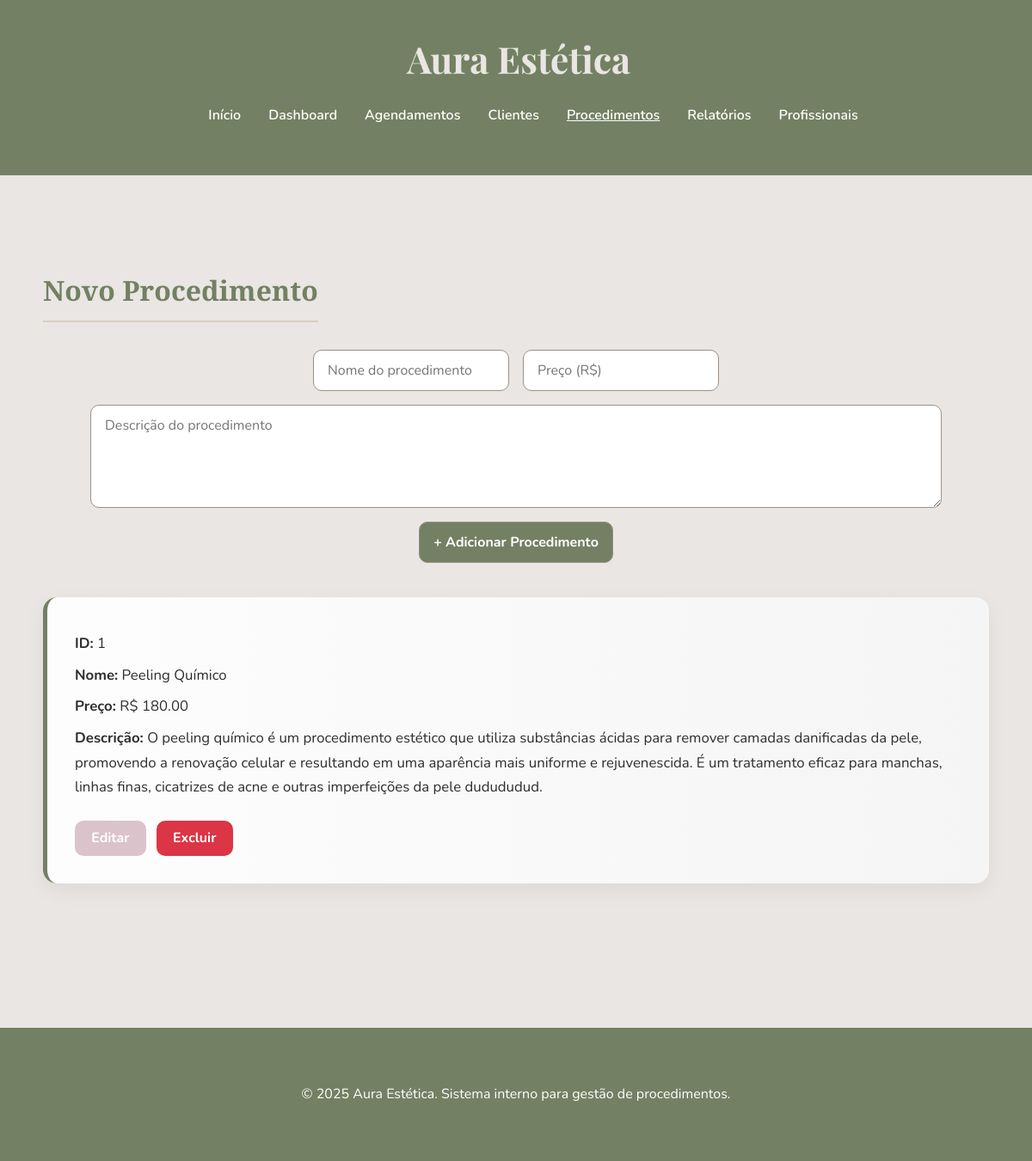
The app's page /procedimentos with its own data.
### app.py (models this page shows)
class Procedimento(db.Model):
    id = db.Column(db.Integer, primary_key=True)
    nome = db.Column(db.String(100), nullable=False)
    preco = db.Column(db.Float, nullable=False)
    descricao = db.Column(db.Text, nullable=True)

### app.py (the view, shortened to what this page needs)
@app.route('/procedimentos', methods=['GET', 'POST'])
def procedimentos():
    procedimento_edit = None
    return render_template('procedimentos.html', procedimentos=Procedimento.query.all(), procedimento_edit=procedimento_edit)

### templates/procedimentos.html (shortened to what this page needs)
<!DOCTYPE html>
<html lang="pt-br">
<head>
  <link rel="stylesheet" href="{{ url_for('static', filename='estilo/style.css') }}" />
</head>
<body>
  <header class="header">
    <div class="container header-flex">
      <div class="logo-container">
        <img src="{{ url_for('static', filename='img/logoAura.png') }}" alt="Logo Aura Estética" class="logo-img" />
      </div>
      <nav class="nav">
        <ul>
          <li><a href="{{ url_for('inicio') }}">Início</a></li>
          <li><a href="{{ url_for('dashboard') }}">Dashboard</a></li>
          <li><a href="{{ url_for('agendamentos') }}">Agendamentos</a></li>
          <li><a href="{{ url_for('clientes') }}">Clientes</a></li>
          <li><a href="{{ url_for('procedimentos') }}" class="active">Procedimentos</a></li>
          <li><a href="{{ url_for('relatorios') }}">Relatórios</a></li>
          <li><a href="{{ url_for('profissionais') }}">Profissionais</a></li>
        </ul>
      </nav>
    </div>
  </header>
  <section class="section">
    <div class="container">
      <h2>{% if procedimento_edit %}Editar Procedimento{% else %}Novo Procedimento{% endif %}</h2>
      <form method="POST" action="{{ url_for('procedimentos') }}" class="filter-form">
        <input
          type="text"
          name="nome"
          placeholder="Nome do procedimento"
          required
          value="{{ procedimento_edit.nome if procedimento_edit else '' }}"
        />
        <input
          type="number"
          step="0.01"
          name="preco"
          placeholder="Preço (R$)"
          required
          value="{{ procedimento_edit.preco if procedimento_edit else '' }}"
        />
        <textarea
          name="descricao"
          placeholder="Descrição do procedimento"
          rows="4"
          style="resize: vertical;"
        >{{ procedimento_edit.descricao if procedimento_edit else '' }}</textarea>
        <button type="submit" class="btn-adicionar">
          {% if procedimento_edit %}Salvar Alterações{% else %}+ Adicionar Procedimento{% endif %}
        </button>
      </form>
      <div class="agendamentos-lista" style="margin-top: 2rem;">
        {% for p in procedimentos %}
        <div class="agendamento">
          <p><strong>ID:</strong> {{ p.id }}</p>
          <p><strong>Nome:</strong> {{ p.nome }}</p>
          <p><strong>Preço:</strong> R$ {{ "%.2f"|format(p.preco) }}</p>
          <p><strong>Descrição:</strong> {{ p.descricao if p.descricao else 'Nenhuma descrição' }}</p>
          <form method="GET" action="{{ url_for('editar_procedimento', id=p.id) }}" style="display:inline-block;">
            <button type="submit" class="btn-editar">Editar</button>
          </form>
          <form method="POST" action="{{ url_for('excluir_procedimento', id=p.id) }}" style="display:inline-block;" onsubmit="return confirm('Tem certeza que deseja excluir este procedimento?');">
            <button type="submit" class="btn-excluir">Excluir</button>
          </form>
        </div>
        {% else %}
          <p>Nenhum procedimento cadastrado ainda.</p>
        {% endfor %}
      </div>
    </div>
  </section>
  <footer class="footer">
    <div class="container">
      <p>&copy; 2025 Aura Estética. Sistema interno para gestão de procedimentos.</p>
    </div>
  </footer>
</body>
</html>

### static/estilo/style.css (style rules this page uses)
:root { --verde-oliva: #738063; --rosa-claro: #DBC3CB; --rosado: #DCC3D4; --areia: #D6CEC0; --fundo-claro: #EAE6E3; --cinza-neutro: #989187; --texto-escuro: #2e2e2e; --branco: #ffffff; --sombra: rgba(0, 0, 0, 0.05); }
html, body { margin: 0; padding: 0; height: 100%; }
body { font-family: 'Nunito', sans-serif; background-color: var(--fundo-claro); color: var(--texto-escuro); line-height: 1.7; min-height: 100vh; display: flex; flex-direction: column; }
h1, h2, h3 { font-family: 'Playfair Display', serif; color: var(--verde-oliva); }
.container { max-width: 1100px; margin: auto; padding: 1rem; }
.header { background-color: var(--verde-oliva); color: var(--branco); padding: 2rem 0 1.5rem 0; text-align: center; }
.nav ul { list-style: none; display: flex; flex-wrap: wrap; justify-content: center; gap: 2rem; margin-top: 1rem; color: #D6CEC0; }
.nav a { text-decoration: none; color: var(--branco); font-weight: 600; transition: 0.3s; }
.nav a:hover, .nav .active { text-decoration: underline; }
.section { padding: 4rem 1rem; background-color: var(--fundo-claro); }
h2 { margin-bottom: 2rem; font-size: 2rem; text-align: center; border-bottom: 2px solid var(--areia); padding-bottom: 0.5rem; display: inline-block; }
.filter-form { display: flex; flex-wrap: wrap; gap: 1rem; margin-bottom: 2.5rem; justify-content: center; }
.filter-form input, .filter-form select, .filter-form button { padding: 0.75rem 1rem; border-radius: 10px; border: 1px solid var(--cinza-neutro); font-size: 1rem; font-family: 'Nunito', sans-serif; }
.filter-form textarea, .form-textarea { width: 90%; min-height: 120px; padding: 0.75rem 1rem; border-radius: 10px; border: 1px solid var(--cinza-neutro); font-size: 1rem; font-family: 'Nunito', sans-serif; resize: vertical; box-sizing: border-box; }
.filter-form button { background-color: var(--verde-oliva); color: var(--branco); font-weight: bold; cursor: pointer; transition: 0.3s; }
.agendamentos-lista { display: flex; flex-direction: column; gap: 1.5rem; }
.agendamento { background: linear-gradient(to right, #fdfdfd, #f5f5f5); border-left: 5px solid var(--verde-oliva); padding: 2rem; margin-bottom: 1.5rem; border-radius: 16px; box-shadow: 0 8px 24px rgba(0, 0, 0, 0.06); transition: transform 0.3s ease; }
.agendamento p { font-size: 1.05rem; margin: 0.5rem 0; }
.agendamento button { margin-top: 1rem; }
.btn-confirmar, .btn-adicionar, .btn-exportar { background-color: var(--rosa-claro); color: var(--branco); border: none; padding: 0.8rem 1.5rem; border-radius: 12px; cursor: pointer; font-weight: bold; transition: 0.3s; font-family: 'Nunito', sans-serif; }
.btn-editar { background-color: var(--rosa-claro); color: var(--branco); border: none; padding: 0.6rem 1.2rem; border-radius: 10px; font-weight: 700; cursor: pointer; transition: background-color 0.3s ease; font-family: 'Nunito', sans-serif; font-size: 1rem; text-decoration: none; display: inline-block; margin-right: 0.5rem; }
.btn-excluir { background-color: #dc3545; color: var(--branco); border: none; padding: 0.6rem 1.2rem; border-radius: 10px; font-weight: 700; cursor: pointer; transition: background-color 0.3s ease; font-family: 'Nunito', sans-serif; font-size: 1rem; display: inline-block; }
.footer { background-color: var(--verde-oliva); color: var(--branco); text-align: center; padding: 2rem 1rem; font-size: 1rem; margin-top: 4rem; font-family: 'Nunito', sans-serif; }
.logo-img { width: auto; height: 48px; object-fit: contain; background-color: transparent; border-radius: 0; }

### records on screen
Procedimento: id "1", nome "Peeling Químico", preco "180.00", descricao "O peeling químico é um procedimento estético que utiliza substâncias ácidas para remover camadas danificadas da pele, promovendo a renovação celular e resultando em uma aparência mais uniforme e rejuvenescida. É um tratamento eficaz para manchas, linhas finas, cicatrizes de acne e outras imperfeições da pele dudududud."
